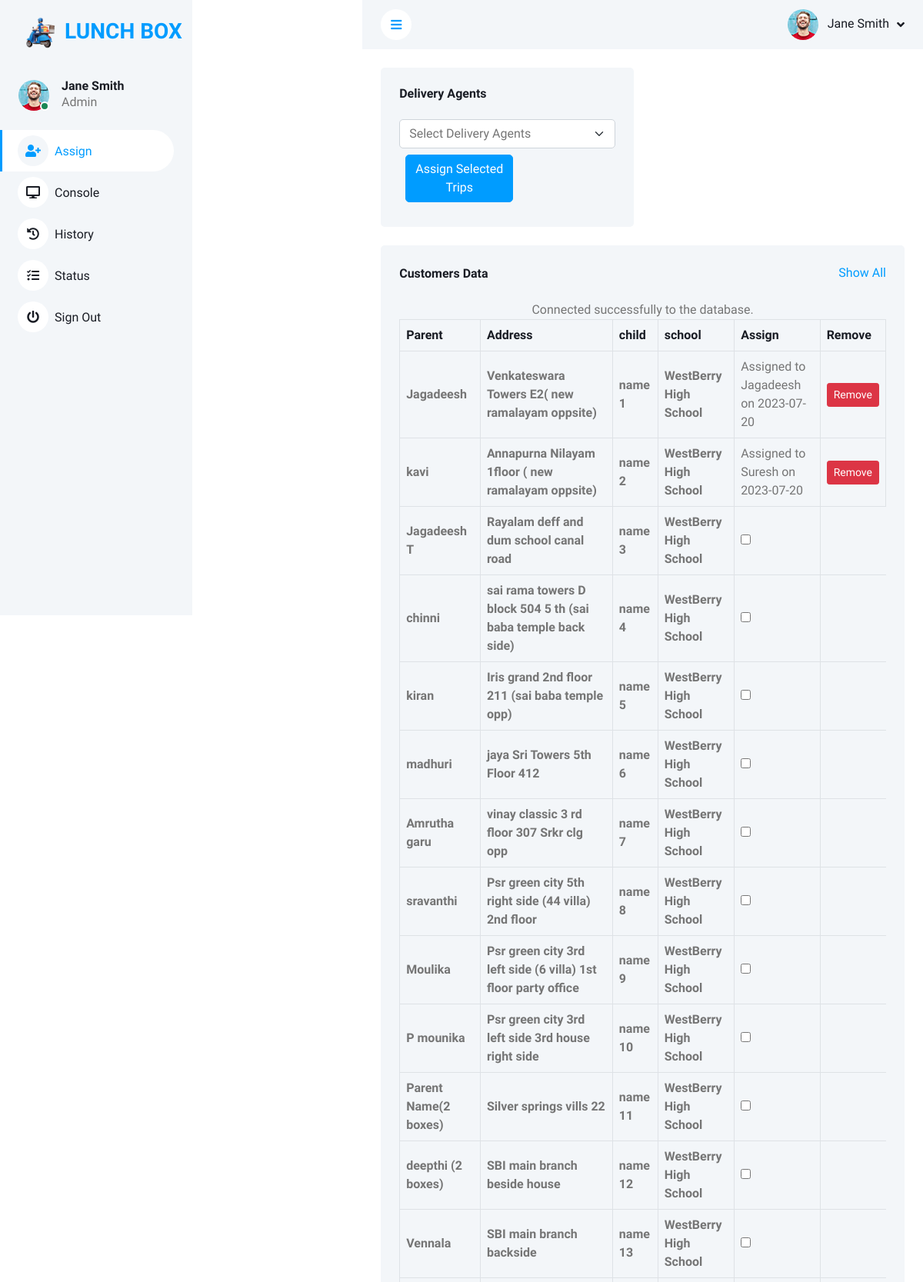
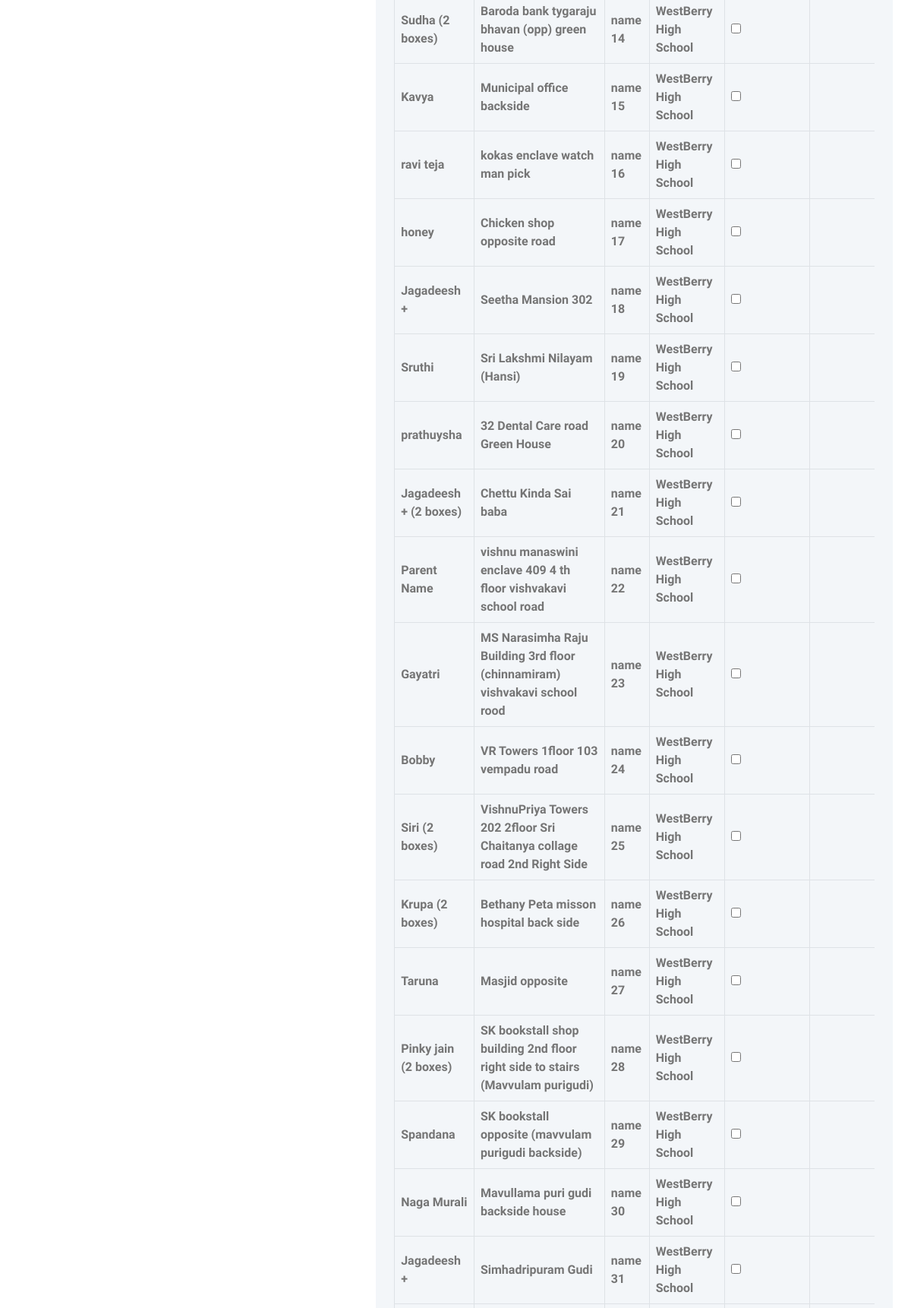
The app's page /index.php (signed in, upper part) with its own data (2 pictures, top to bottom).
### tables this page shows
CREATE TABLE `child` (
  `c_id` int(11) NOT NULL,
  `c_name` varchar(250) NOT NULL,
  `c_class` varchar(30) NOT NULL,
  `c_age` int(11) NOT NULL,
  `p_id` int(11) NOT NULL,
  `s_id` int(11) NOT NULL,
  `sub_id` int(11) NOT NULL
);

CREATE TABLE `parent` (
  `p_id` int(11) NOT NULL,
  `p_name` varchar(250) NOT NULL,
  `p_number` varchar(12) NOT NULL,
  `addr_id` int(11) NOT NULL
);

CREATE TABLE `address` (
  `addr_id` int(11) NOT NULL,
  `area` varchar(250) NOT NULL,
  `apartment` varchar(100) NOT NULL,
  `pincode` int(6) NOT NULL
);

CREATE TABLE `school` (
  `s_id` int(11) NOT NULL,
  `s_name` varchar(250) NOT NULL,
  `s_addr` varchar(300) NOT NULL
);

CREATE TABLE `trips` (
  `trip_id` int(11) NOT NULL,
  `date` date NOT NULL,
  `pickup_time` timestamp NULL DEFAULT NULL,
  `drop_time` timestamp NULL DEFAULT NULL,
  `agent_id` int(11) NOT NULL,
  `c_id` int(11) NOT NULL
);

CREATE TABLE `deliveryagent` (
  `agent_id` int(11) NOT NULL,
  `agent_name` varchar(250) NOT NULL,
  `agent_number` varchar(12) NOT NULL
);

### fetch_children.php (the view, shortened to what this page needs)
<?php
include 'db/connect.php';
$sql = "SELECT * FROM child c JOIN parent p ON c.p_id = p.p_id JOIN school s ON c.s_id = s.s_id JOIN address a ON a.addr_id=p.addr_id ";
$result = $conn->query($sql);
if ($result->num_rows > 0) {
    echo '<table class="table text-start align-middle table-bordered table-hover mb-0">
    <form action="index.php" method="post">
    <thead>
        <tr class="text-dark">
            <th scope="col">Parent</th>
            <th scope="col">Address</th>
            <th scope="col">child</th>
            <th scope="col">school</th>
            <th ="col">Assign</th>
            <th ="col">Remove</th>
        </tr>
    </thead>
     ';
    while ($row = $result->fetch_assoc()) {
        echo "<tr>";
        echo "<th>" . $row["p_name"] . "</th>";
        echo "<th>" . $row["apartment"] . "</th>";
        echo "<th>" . $row["c_name"] . "</th>";
        echo "<th>" . $row["s_name"] . "</th>";
        $tripSql = "SELECT * FROM trips WHERE c_id = " . $row["c_id"];
        $tripResult = $conn->query($tripSql);
        if ($tripResult->num_rows > 0) {
            $tripRow = $tripResult->fetch_assoc();
            $agentId = $tripRow["agent_id"];
           $agent_name = mysqli_fetch_assoc(mysqli_query($conn,"select agent_name from deliveryagent where agent_id = '$agentId'"))['agent_name'];
            $tripStatus = "Assigned to  " . $agent_name . "  on " . $tripRow["date"];
            echo "<td id='status_" . $row["c_id"] . "'>" . $tripStatus . "</td>";
                 echo "<td><button class='btn btn-danger btn-sm'id='reloadButton' onclick='removeAssignment(" . $row["c_id"] . ")'>Remove</button></td>";
        } else {
            echo "<td><input type='checkbox' id='checkbox_" . $row["c_id"] . "' name='childIds[]' value='" . $row["c_id"] . "'></td>";
        }
        echo " </tr>";
    }
    echo "</table>
    </form>";
} else {
    echo "<p>No records found</p>";
}
?>

### sidebar.php (shortened to what this page needs)
<?php
    include_once 'db/connect.php';
    $query = "SELECT * FROM admin WHERE username='$_SESSION[username]'";
    $data = mysqli_query($conn, $query);
    $result = mysqli_fetch_assoc($data);
    $name = $result['name'];
?>
<div class="sidebar pe-4 pb-3">
    <nav class="navbar bg-light navbar-light">
        <a href="index.php" class="navbar-brand mx-4 mb-3">
            <h3 class="text-primary"><img src="./img/icon.png" style="width: 60px; height: auto;">LUNCH BOX</h3>
        </a>
        <div class="d-flex align-items-center ms-4 mb-4">
            <div class="position-relative">
                <img class="rounded-circle" src="img/user.jpg" alt="" style="width: 40px; height: 40px;">
                <div class="bg-success rounded-circle border border-2 border-white position-absolute end-0 bottom-0 p-1"></div>
            </div>
            <div class="ms-3">
                <h6 class="mb-0"><?php echo $name; ?></h6>
                <span>Admin</span>
            </div>
        </div>
        <div class="navbar-nav w-100">
            <a href="index.php" id="nav-link-assign" class="nav-item nav-link"><i class="fa fa-user-plus me-2"></i>Assign</a>
            <a href="console.php" id='nav-link-console' class="nav-item nav-link"><i class="fa fa-desktop me-2"></i>Console</a>
            <a href="history.php" id='nav-link-history' class="nav-item nav-link"><i class="fa fa-history me-2"></i>History</a>
            <a href="status.php" id='nav-link-status' class="nav-item nav-link"><i class="fa fa-tasks me-2"></i>Status</a>
            <a href="?logout" class="nav-item nav-link"><i class="fa fa-power-off me-2"></i>Sign Out</a>
        </div>
    </nav>
</div>

### navbar.php (shortened to what this page needs)
<?php
    include_once 'db/connect.php';
    $query = "SELECT * FROM admin WHERE username='$_SESSION[username]'";
    $data = mysqli_query($conn, $query);
    $result = mysqli_fetch_assoc($data);
    $name = $result['name'];
?>
<nav class="navbar navbar-expand bg-light navbar-light sticky-top px-4 py-0">
    <a href="#" class="sidebar-toggler flex-shrink-0">
        <i class="fa fa-bars"></i>
    </a>
    <div class="navbar-nav align-items-center ms-auto">
        <div class="nav-item dropdown">
            <a href="#" class="nav-link dropdown-toggle" data-bs-toggle="dropdown">
                <img class="rounded-circle me-lg-2" src="img/user.jpg" alt="" style="width: 40px; height: 40px;">
                <span class="d-none d-lg-inline-flex"><?php echo $name; ?></span>
            </a>
        </div>
    </div>
</nav>

### css/style.css (style rules this page uses)
:root { --primary: #009CFF; --light: #F3F6F9; --dark: #191C24; }
.btn { transition: .5s; }
.sidebar { position: fixed; top: 0; left: 0; bottom: 0; width: 250px; height: 100vh; overflow-y: auto; background: var(--light); transition: 0.5s; z-index: 999; }
@media (min-width: 992px) { .sidebar { margin-left: 0; } }
.sidebar .navbar .navbar-nav .nav-link { padding: 7px 20px; color: var(--dark); font-weight: 500; border-left: 3px solid var(--light); border-radius: 0 30px 30px 0; outline: none; }
.sidebar .navbar .navbar-nav .nav-link:hover, .sidebar .navbar .navbar-nav .nav-link.active { color: var(--primary); background: #FFFFFF; border-color: var(--primary); }
.sidebar .navbar .navbar-nav .nav-link i { width: 40px; height: 40px; display: inline-flex; align-items: center; justify-content: center; background: #FFFFFF; border-radius: 40px; }
.sidebar .navbar .navbar-nav .nav-link:hover i, .sidebar .navbar .navbar-nav .nav-link.active i { background: var(--light); }
.content .navbar .navbar-nav .nav-link { margin-left: 25px; padding: 12px 0; color: var(--dark); outline: none; }
.content .navbar .sidebar-toggler, .content .navbar .navbar-nav .nav-link i { width: 40px; height: 40px; display: inline-flex; align-items: center; justify-content: center; background: #FFFFFF; border-radius: 40px; }
.content .navbar .dropdown-toggle::after { margin-left: 6px; vertical-align: middle; border: none; content: "\f107"; font-family: "Font Awesome 5 Free"; font-weight: 900; transition: .5s; }

### records on screen
child: p.p_name "Jagadeesh", address.apartment "Venkateswara Towers E2( new ramalayam oppsite)", c_name "name 1", s.s_name "WestBerry High School", trips.agent_id+date "Assigned to Jagadeesh on 2023-07-20"
child: p.p_name "kavi", address.apartment "Annapurna Nilayam 1floor ( new ramalayam oppsite)", c_name "name 2", s.s_name "WestBerry High School", trips.agent_id+date "Assigned to Suresh on 2023-07-20"
child: p.p_name "Jagadeesh T", address.apartment "Rayalam deff and dum school canal road", c_name "name 3", s.s_name "WestBerry High School"
child: p.p_name "chinni", address.apartment "sai rama towers D block 504 5 th (sai baba temple back side)", c_name "name 4", s.s_name "WestBerry High School"
child: p.p_name "kiran", address.apartment "Iris grand 2nd floor 211 (sai baba temple opp)", c_name "name 5", s.s_name "WestBerry High School"
child: p.p_name "madhuri", address.apartment "jaya Sri Towers 5th Floor 412", c_name "name 6", s.s_name "WestBerry High School"
child: p.p_name "Amrutha garu", address.apartment "vinay classic 3 rd floor 307 Srkr clg opp", c_name "name 7", s.s_name "WestBerry High School"
child: p.p_name "sravanthi", address.apartment "Psr green city 5th right side (44 villa) 2nd floor", c_name "name 8", s.s_name "WestBerry High School"
child: p.p_name "Moulika", address.apartment "Psr green city 3rd left side (6 villa) 1st floor party office", c_name "name 9", s.s_name "WestBerry High School"
child: p.p_name "P mounika", address.apartment "Psr green city 3rd left side 3rd house right side", c_name "name 10", s.s_name "WestBerry High School"
child: p.p_name "Parent Name(2 boxes)", address.apartment "Silver springs vills 22", c_name "name 11", s.s_name "WestBerry High School"
child: p.p_name "deepthi (2 boxes)", address.apartment "SBI main branch beside house", c_name "name 12", s.s_name "WestBerry High School"
child: p.p_name "Vennala", address.apartment "SBI main branch backside", c_name "name 13", s.s_name "WestBerry High School"
child: p.p_name "Sudha (2 boxes)", address.apartment "Baroda bank tygaraju bhavan (opp) green house", c_name "name 14", s.s_name "WestBerry High School"
child: p.p_name "Kavya", address.apartment "Municipal office backside", c_name "name 15", s.s_name "WestBerry High School"
child: p.p_name "ravi teja", address.apartment "kokas enclave watch man pick", c_name "name 16", s.s_name "WestBerry High School"
child: p.p_name "honey", address.apartment "Chicken shop opposite road", c_name "name 17", s.s_name "WestBerry High School"
child: p.p_name "Jagadeesh +", address.apartment "Seetha Mansion 302", c_name "name 18", s.s_name "WestBerry High School"
child: p.p_name "Sruthi", address.apartment "Sri Lakshmi Nilayam (Hansi)", c_name "name 19", s.s_name "WestBerry High School"
child: p.p_name "prathuysha", address.apartment "32 Dental Care road Green House", c_name "name 20", s.s_name "WestBerry High School"
child: p.p_name "Jagadeesh + (2 boxes)", address.apartment "Chettu Kinda Sai baba", c_name "name 21", s.s_name "WestBerry High School"
child: p.p_name "Parent Name", address.apartment "vishnu manaswini enclave 409 4 th floor vishvakavi school road", c_name "name 22", s.s_name "WestBerry High School"
child: p.p_name "Gayatri", address.apartment "MS Narasimha Raju Building 3rd floor (chinnamiram) vishvakavi school rood", c_name "name 23", s.s_name "WestBerry High School"
child: p.p_name "Bobby", address.apartment "VR Towers 1floor 103 vempadu road", c_name "name 24", s.s_name "WestBerry High School"
child: p.p_name "Siri (2 boxes)", address.apartment "VishnuPriya Towers 202 2floor Sri Chaitanya collage road 2nd Right Side", c_name "name 25", s.s_name "WestBerry High School"
child: p.p_name "Krupa (2 boxes)", address.apartment "Bethany Peta misson hospital back side", c_name "name 26", s.s_name "WestBerry High School"
child: p.p_name "Taruna", address.apartment "Masjid opposite", c_name "name 27", s.s_name "WestBerry High School"
child: p.p_name "Pinky jain (2 boxes)", address.apartment "SK bookstall shop building 2nd floor right side to stairs (Mavvulam purigudi)", c_name "name 28", s.s_name "WestBerry High School"
child: p.p_name "Spandana", address.apartment "SK bookstall opposite (mavvulam purigudi backside)", c_name "name 29", s.s_name "WestBerry High School"
child: p.p_name "Naga Murali", address.apartment "Mavullama puri gudi backside house", c_name "name 30", s.s_name "WestBerry High School"
child: p.p_name "Jagadeesh +", address.apartment "Simhadripuram Gudi", c_name "name 31", s.s_name "WestBerry High School"

### other values on screen
$name "Jane Smith"
